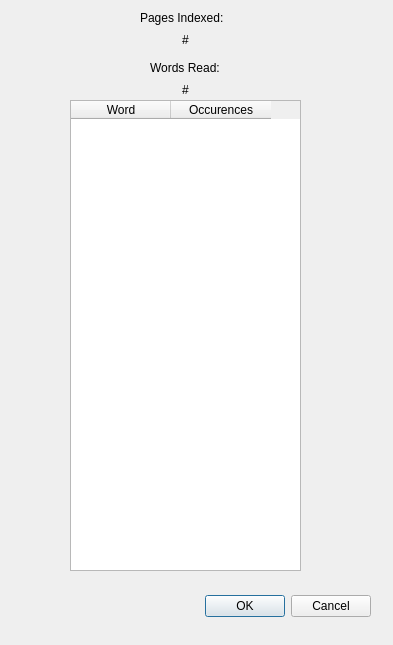
<?xml version="1.0" encoding="UTF-8"?>
<ui version="4.0">
 <class>StatsDialog</class>
 <widget class="QDialog" name="StatsDialog">
  <property name="geometry">
   <rect>
    <x>0</x>
    <y>0</y>
    <width>393</width>
    <height>645</height>
   </rect>
  </property>
  <property name="windowTitle">
   <string>Dialog</string>
  </property>
  <widget class="QDialogButtonBox" name="buttonBox">
   <property name="geometry">
    <rect>
     <x>30</x>
     <y>590</y>
     <width>341</width>
     <height>32</height>
    </rect>
   </property>
   <property name="orientation">
    <enum>Qt::Horizontal</enum>
   </property>
   <property name="standardButtons">
    <set>QDialogButtonBox::Cancel|QDialogButtonBox::Ok</set>
   </property>
  </widget>
  <widget class="QLabel" name="label">
   <property name="geometry">
    <rect>
     <x>140</x>
     <y>10</y>
     <width>101</width>
     <height>16</height>
    </rect>
   </property>
   <property name="text">
    <string>Pages Indexed:</string>
   </property>
  </widget>
  <widget class="QLabel" name="label_2">
   <property name="geometry">
    <rect>
     <x>150</x>
     <y>60</y>
     <width>81</width>
     <height>16</height>
    </rect>
   </property>
   <property name="text">
    <string>Words Read:</string>
   </property>
  </widget>
  <widget class="QLabel" name="numPages">
   <property name="geometry">
    <rect>
     <x>150</x>
     <y>30</y>
     <width>71</width>
     <height>20</height>
    </rect>
   </property>
   <property name="text">
    <string>#</string>
   </property>
   <property name="alignment">
    <set>Qt::AlignCenter</set>
   </property>
  </widget>
  <widget class="QLabel" name="numWords">
   <property name="geometry">
    <rect>
     <x>140</x>
     <y>80</y>
     <width>91</width>
     <height>20</height>
    </rect>
   </property>
   <property name="text">
    <string>#</string>
   </property>
   <property name="alignment">
    <set>Qt::AlignCenter</set>
   </property>
  </widget>
  <widget class="QTableWidget" name="tableWidget">
   <property name="geometry">
    <rect>
     <x>70</x>
     <y>100</y>
     <width>231</width>
     <height>471</height>
    </rect>
   </property>
   <column>
    <property name="text">
     <string>Word</string>
    </property>
   </column>
   <column>
    <property name="text">
     <string>Occurences</string>
    </property>
   </column>
  </widget>
 </widget>
 <resources/>
 <connections>
  <connection>
   <sender>buttonBox</sender>
   <signal>accepted()</signal>
   <receiver>StatsDialog</receiver>
   <slot>accept()</slot>
   <hints>
    <hint type="sourcelabel">
     <x>248</x>
     <y>254</y>
    </hint>
    <hint type="destinationlabel">
     <x>157</x>
     <y>274</y>
    </hint>
   </hints>
  </connection>
  <connection>
   <sender>buttonBox</sender>
   <signal>rejected()</signal>
   <receiver>StatsDialog</receiver>
   <slot>reject()</slot>
   <hints>
    <hint type="sourcelabel">
     <x>316</x>
     <y>260</y>
    </hint>
    <hint type="destinationlabel">
     <x>286</x>
     <y>274</y>
    </hint>
   </hints>
  </connection>
 </connections>
</ui>
